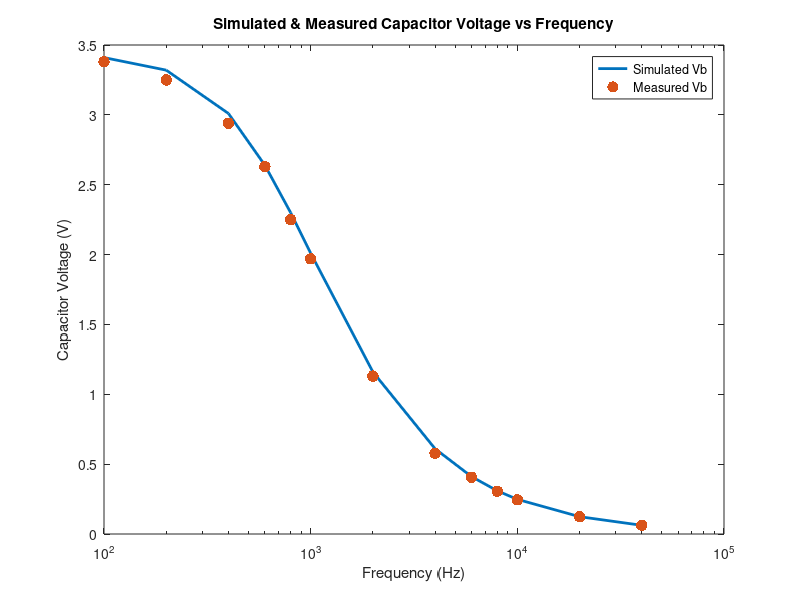

Write the MATLAB code that produced this figure.

f = [100, 200, 400, 600, 800, 1e3, 2e3, 4e3, 6e3, 8e3, 10e3, 20e3, 40e3];

vb_sim = [3.41, 3.32, 3.01, 2.64, 2.30, 2.01, 1.16, 0.61, 411e-3, 309e-3, 248e-3, 124e-3, 62.2e-3];
vb_meas = [3.38, 3.25, 2.94, 2.63, 2.25, 1.97, 1.13, 578e-3, 406e-3, 306e-3, 245e-3, 124e-3, 62.5e-3];

semilogx(f,vb_sim,'linewidth',2);
hold on;
semilogx(f,vb_meas,'.','markersize',25,'linewidth',100);

xlabel('Frequency (Hz)');
ylabel('Capacitor Voltage (V)');
title('Simulated & Measured Capacitor Voltage vs Frequency');
legend('Simulated Vb', 'Measured Vb');